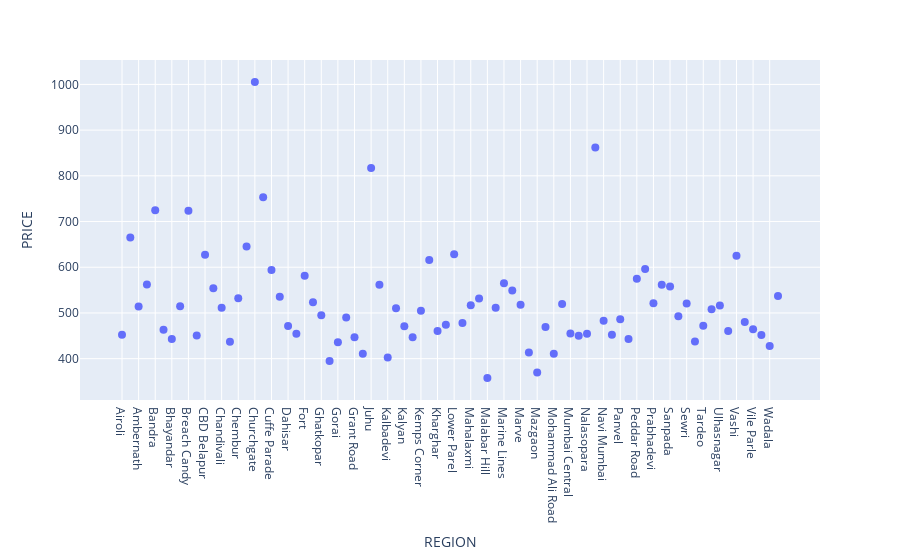

Notebook cell for this chart:
### Code cell
fig = px.scatter(region_price_df, x="REGION", y="PRICE").update_traces(marker_size=8) 
fig.show()

### Figure 1 — Plotly figure (JSON) as saved in the notebook; plotly's stock layout.template omitted (floating-point values rounded to 4 significant figures)
{"data": [{"hovertemplate": "REGION=%{x}<br>PRICE=%{y}<extra></extra>", "legendgroup": "", "marker": {"color": "#636efa", "size": 8, "symbol": "circle"}, "mode": "markers", "name": "", "orientation": "v", "showlegend": false, "type": "scatter", "x": ["Airoli", "Alibaug", "Ambernath", "Andheri", "Bandra", "Bhandup", "Bhayandar", "Borivali", "Breach Candy", "Byculla", "CBD Belapur", "Chakala", "Chandivali", "Charni Road", "Chembur", "Chowpatty", "Churchgate", "Colaba", "Cuffe Parade", "Dadar", "Dahisar", "Dombivali", "Fort", "Ghansoli", "Ghatkopar", "Girgaum", "Gorai", "Goregaon", "Grant Road", "Jogeshwari", "Juhu", "Kalamboli", "Kalbadevi", "Kalwa", "Kalyan", "Kandivali", "Kemps Corner", "Khar", "Kharghar", "Kurla", "Lower Parel", "Mahakali", "Mahalaxmi", "Mahim", "Malabar Hill", "Malad", "Marine Lines", "Marol", "Marve", "Matunga", "Mazgaon", "Mira Road", "Mohammad Ali Road", "Mulund", "Mumbai Central", "Mumbra", "Nalasopara", "Nariman Point", "Navi Mumbai", "Nerul", "Panvel", "Parel", "Peddar Road", "Powai", "Prabhadevi", "Sakinaka", "Sanpada", "Santacruz", "Sewri", "Sion", "Tardeo", "Thane", "Ulhasnagar", "Vasai", "Vashi", "Vikhroli", "Vile Parle", "Virar", "Wadala", "Worli"], "xaxis": "x", "y": [452.3, 665.0, 514.0, 562.5, 724.9, 463.0, 442.8, 514.9, 723.5, 450.6, 627.2, 554.1, 511.2, 436.8, 531.9, 645.5, 1005.0, 753.4, 593.8, 535.5, 471.6, 454.4, 581.2, 523.2, 494.9, 395.1, 435.7, 490.3, 447.1, 410.8, 817.0, 561.4, 402.4, 510.3, 471.0, 446.6, 505.0, 616.1, 460.3, 474.2, 628.3, 478.2, 516.7, 531.5, 357.7, 511.4, 565.2, 548.9, 518.2, 413.4, 369.5, 469.2, 411.0, 519.3, 455.0, 450.0, 454.4, 861.8, 483.0, 452.3, 486.5, 442.9, 575.0, 596.2, 521.1, 561.5, 557.7, 492.9, 520.8, 437.6, 472.0, 508.3, 516.4, 460.4, 625.0, 480.4, 464.5, 452.0, 427.5, 537.0], "yaxis": "y"}], "layout": {"legend": {"tracegroupgap": 0}, "margin": {"t": 60}, "xaxis": {"anchor": "y", "domain": [0, 1], "title": {"text": "REGION"}}, "yaxis": {"anchor": "x", "domain": [0, 1], "title": {"text": "PRICE"}}}}
